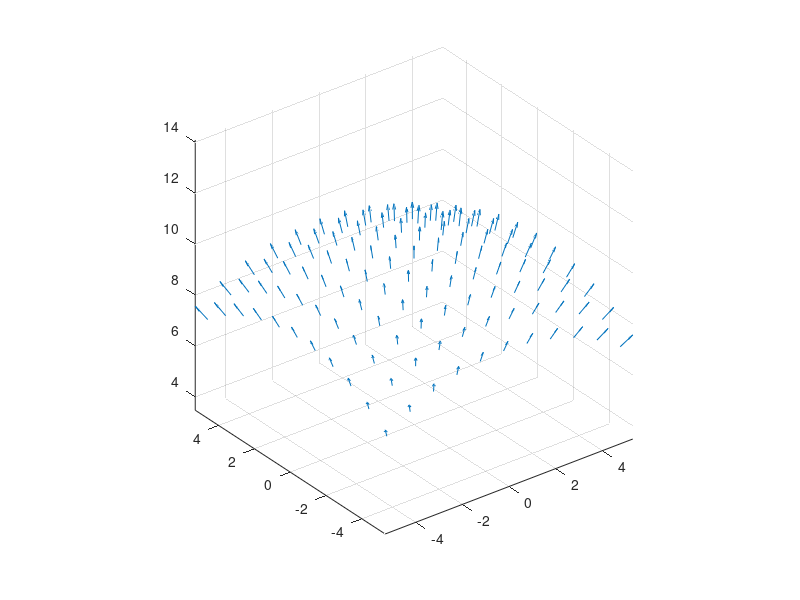

Source code (MATLAB):
clear all; close all;

[X,Y] = meshgrid(-5:5,-5:5);
Z = sqrt(100-X.^2 - Y.^2);
[U,V,W] = surfnorm(X,Y,Z);

quiver3(X,Y,Z,U,V,W,0.5)

axis equal;

%hold on
% surf(X,Y,Z)
% view(-35,45)
% axis([-2 2 -1 1 -.6 .6])
%hold off